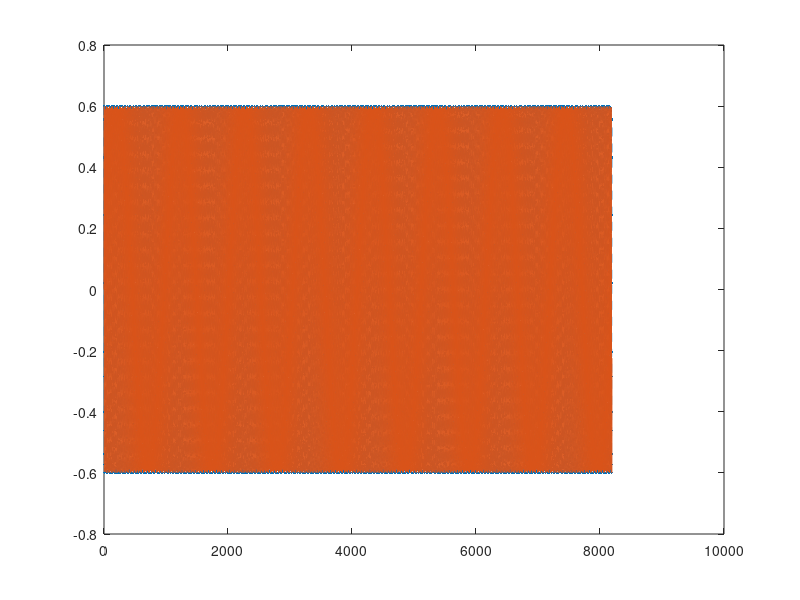
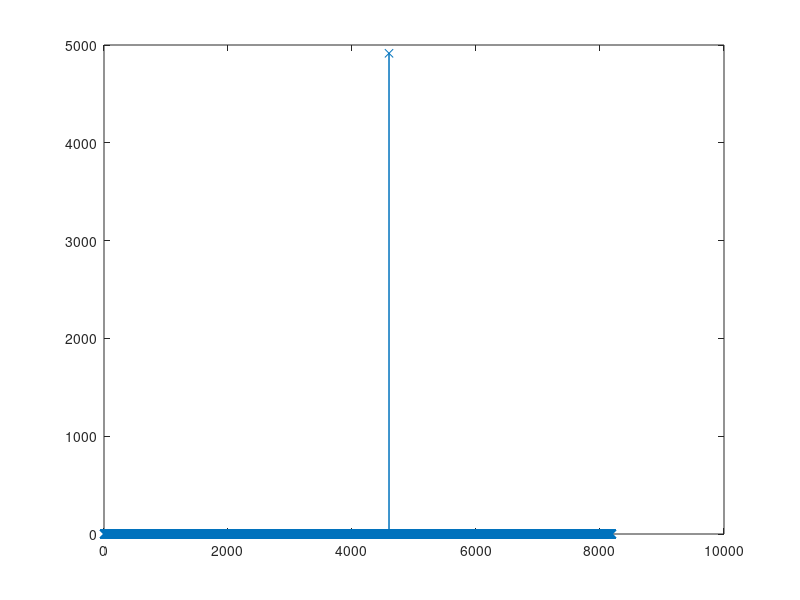

The MATLAB script that drew these images, in order:
close all;
clear all;
clc;

fileName = "singleTone.txt";
Fs = 245.76e6;
Fc = 15e6;
L = 8192; % max is 16384
t = 1/Fs*(0:L-1);
Amp = 0.6; % amplitude of single tone
%%
signal = Amp*exp(1i*2*pi*Fc*t); 

% signal1 = zeros(1, L*2);
% 
% for i = 1:length(signal)
%     signal1(1, 2*i-1) = signal(1, i);
%     signal1(1, 2*i) = signal(1, i);
% end
% signal = signal1;
% 
% Fc2 = Fs/2+1e5;
% disturb = exp(1i*2*pi*Fc2*t);
% 
% figure;
% plot(real(disturb), '.r'); hold on
% plot(imag(disturb),'-xb');
% 
% signal = signal + real(disturb); 


figure;
plot(real(signal), '--.'); hold on
plot(imag(signal));

figure;
plot(abs(fftshift(fft(signal))), '-x');

%%
if 1
% Convert the complex waveform to fixed-point 16-bit and then to hexadecimal
I_fixed = int16(real(signal) * 32767);
Q_fixed = int16(imag(signal) * 32767);

I_hex = dec2hex(typecast(I_fixed, 'uint16'), 4); % Convert to 16-bit hex
Q_hex = dec2hex(typecast(Q_fixed, 'uint16'), 4); % Convert to 16-bit hex

% Combine the hex strings into the desired format
hexStrings = strcat('0x', I_hex, Q_hex);

% Save to a text file
fileID = fopen(fileName, 'w');
for i = 1:length(hexStrings)
    fprintf(fileID, '%s,\n', hexStrings(i, :));
end
fclose(fileID);

end

if 0
fileName = "Test1.bin";
fid = fopen(fileName, 'wb');
% Check if the file opened successfully
if fid == -1
    error('Failed to open file for writing');
end

% Write the int16 data to the file
IQ_fixed = zeros(1, length(I_fixed));
for index = 1:length(I_fixed)
    IQ_fixed(1, 2*index-1) = I_fixed(1, index);
    IQ_fixed(1, 2*index) = Q_fixed(1, index);    
end

fwrite(fid, IQ_fixed, 'int16');

% Close the file
fclose(fid);
end

